Frame 1 (no input): blank canvas, image omitted
Frame 60 (the mouse pressed at the canvas centre just before this capture): blank canvas, image omitted
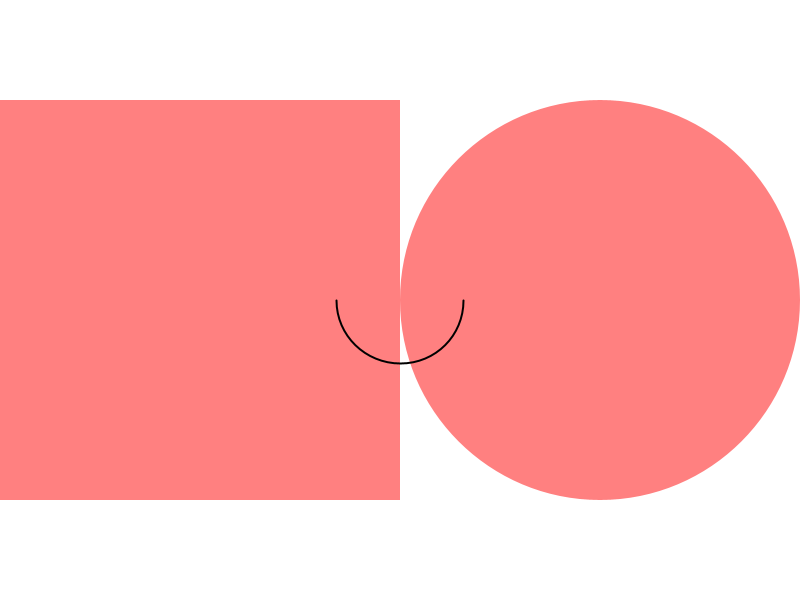
Frame 120 (the mouse held since frame 60 and released just before this capture)

The Processing sketch whose frames 1 and 60 were blank and that drew this single picture after the mouse press (run headless with seeded random() and noise(); from frame 60 on, the mouse is pressed at the canvas centre):

// Processing sketch: sketch6
// ── sketch6.pde
void setup(){
  size(800,600);
  //background(55);
  //noStroke();
}

void draw(){
  background(255);
  
  noStroke();
  fill(255, 0, 0, mouseY*255/height);
  
  rectMode(CENTER);
  rect(mouseX/2, height/2, mouseX, mouseX); 
  ellipse(mouseX+mouseX/2, mouseY, mouseX, mouseX);
  
  stroke(0);
  strokeWeight(2);
  noFill();
  //fill(0,255,255,126);
  arc(width/2, height/2, (mouseY*255)/height, (mouseY*255)/height, 0, (mouseX*2*PI)/width);
  
}

/*

*/
